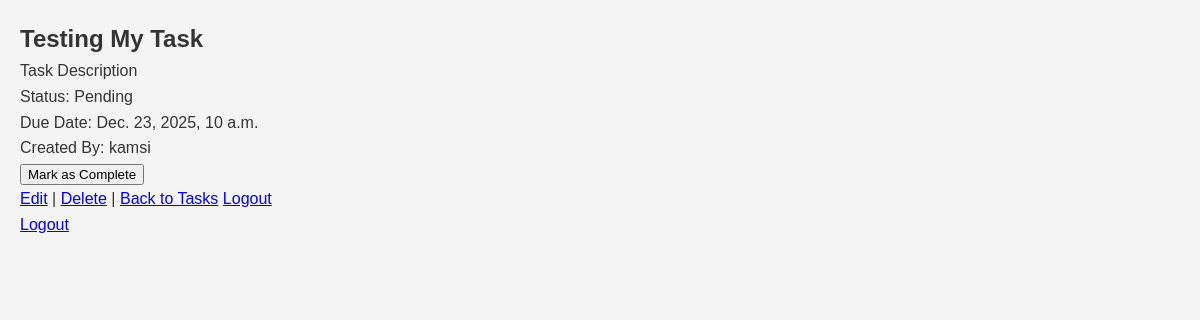
The app's page /task/6/ (signed in) with its own data.
### tasks/models.py (models this page shows, shortened)
class Task(models.Model):
    PRIORITY_CHOICES = [
        ('Low', 'Low'),
        ('Medium', 'Medium'),
        ('High', 'High'),
    ]
    STATUS_CHOICES = [
        ('Pending', 'Pending'),
        ('Completed', 'Completed'),
    ]
    title = models.CharField(max_length=255)
    description = models.TextField()
    due_date = models.DateTimeField()
    priority = models.CharField(choices=PRIORITY_CHOICES, max_length=10)
    status = models.CharField(choices=STATUS_CHOICES, default='Pending', max_length=10)
    created_by = models.ForeignKey(User, related_name='tasks', on_delete=models.CASCADE)
    completed_at = models.DateTimeField(null=True, blank=True)
    created_at = models.DateTimeField(auto_now_add=True)
    updated_at = models.DateTimeField(auto_now=True)

class CustomUser(AbstractUser):
    email = models.EmailField(unique=True)
    username = models.CharField(max_length=150, unique=True)
    objects = CustomUserManager()

### tasks/views.py (the view)
# urls.py: path('task/<int:pk>/', views.TaskDetailView.as_view(), name='task_detail'),
class TaskDetailView(LoginRequiredMixin, DetailView):
    model = Task
    template_name = 'tasks/task_detail.html'
    def dispatch(self, request, *args, **kwargs):
        obj = self.get_object()  # Get the object first
        if obj.created_by != request.user:  # Check if the user owns the task
            return custom_permission_denied_view(request,"You do not have permission to view this task")
        return super().dispatch(request, *args, **kwargs)

### tasks/templates/tasks/task_detail.html (shortened to what this page needs)
{% load static %}
<!DOCTYPE html>
<html lang="en">
  <head>
    <link rel="stylesheet" href="{% static 'css/styles.css' %}" />
  </head>
  <body>
    <h2>{{ object.title }}</h2>
    <p>{{ object.description }}</p>
    <p>Status: {{ object.status }}</p>
    <p>Due Date: {{ object.due_date }}</p>
    <p>Created By: {{ object.created_by.username }}</p>
    <p>
      <button onclick="updateTaskStatus({{ object.pk }})">
        {% if object.status == 'Completed' %} Mark as Incomplete {% else %} Mark
        as Complete {% endif %}
      </button>
    </p>
    <p>
      <a href="{% url 'task_update' object.pk %}">Edit</a> |
      <a href="{% url 'task_delete' object.pk %}">Delete</a> |
      <a href="{% url 'task_list' %}">Back to Tasks</a>
      <a href="{% url 'logout' %}">Logout</a>
    </p>
    <p>
      <a href="{% url 'logout' %}">Logout</a>
    </p>
  </body>
</html>

### tasks/static/css/styles.css (style rules this page uses)
body, h1, h2, h3, p, ul { margin: 0; padding: 0; }
body { font-family: Arial, sans-serif; line-height: 1.6; background-color: #f4f4f4; color: #333; padding: 20px; }

### records on screen
Task: title "Testing My Task", description "Task Description", status "Pending", due_date "Dec. 23, 2025, 10 a.m.", created_by.username "kamsi"
